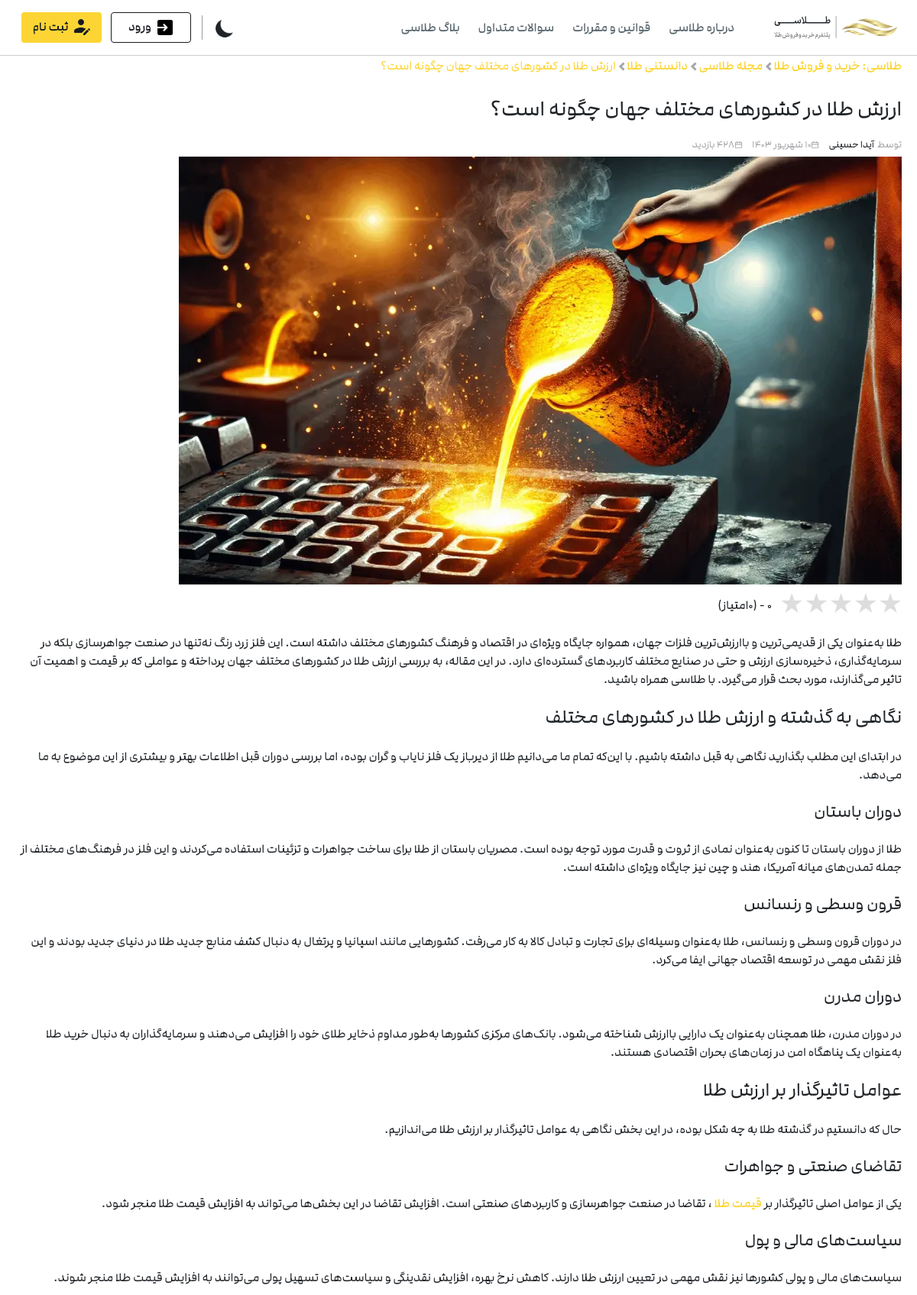
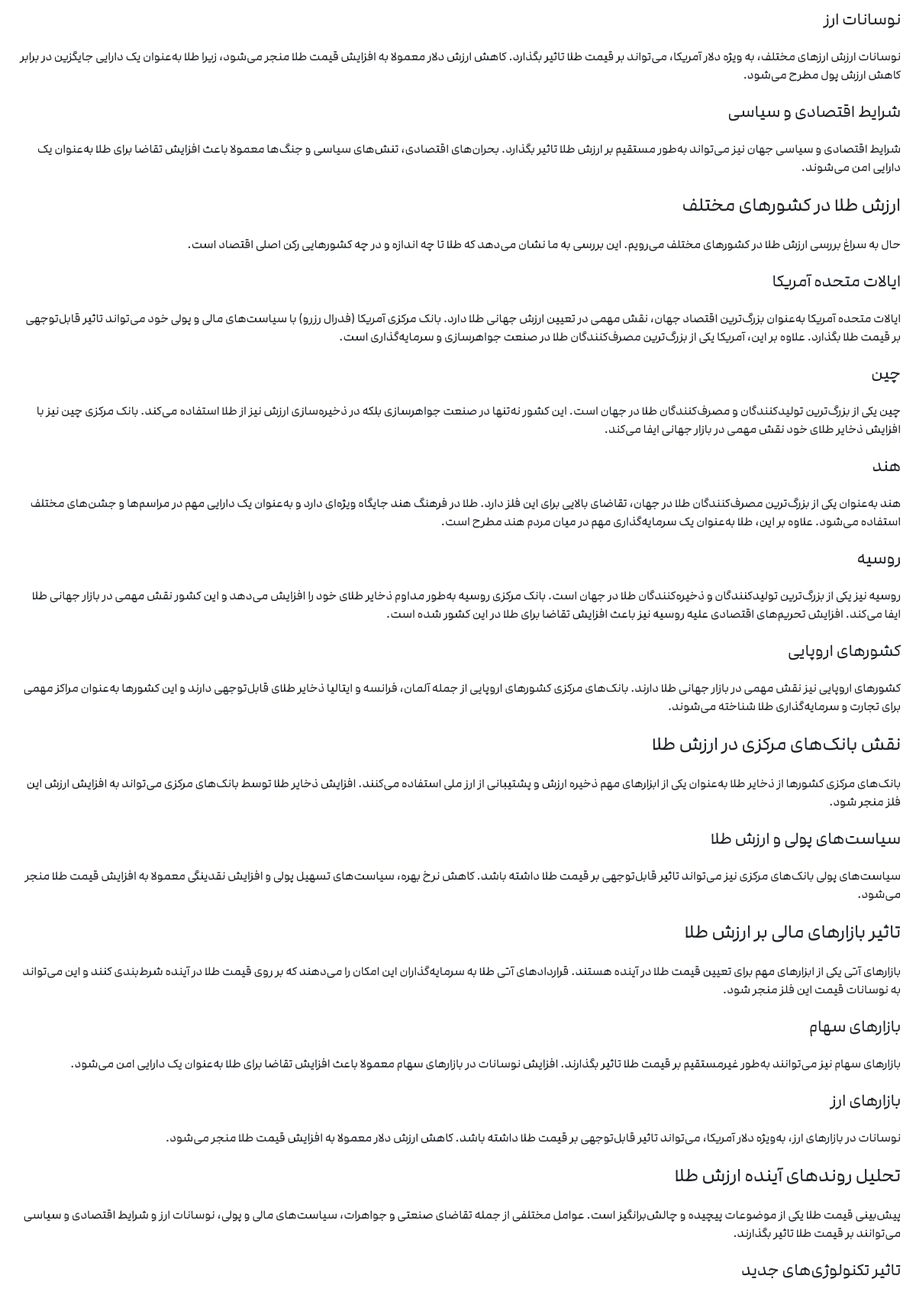
The page /blog/441e8393-82c6-4eec-bae2-f337d6da606a/ (upper part) on the database its author committed (2 pictures, top to bottom).
### blog/models.py (models this page shows, shortened)
class Blog(models.Model):
    title = models.CharField(max_length=200)
    author = models.ForeignKey("Blog_author",on_delete=models.CASCADE)
    text = MarkdownxField(null=True, blank=True)
    created = models.DateTimeField(auto_now_add=True)
    blogid = models.UUIDField(default=uuid.uuid4,primary_key=True,
                              unique=True,editable=False)
    blog_image = models.ImageField()
    day = models.PositiveSmallIntegerField(
        validators=[MinValueValidator(1), MaxValueValidator(30)]
    )
    month = models.CharField(choices=MONTHS, max_length=50)
    year = models.IntegerField()
    view_count = models.PositiveIntegerField(default=0)
    subject  = models.CharField(choices=PHRASES, max_length=50,default="دانستنی طلا")

class Blog_author(models.Model):
    name = models.CharField(max_length=200)
    authorid = models.UUIDField(default=uuid.uuid4,primary_key=True,
                              unique=True,editable=False)
    discription = models.TextField(null=True,blank=True)
    author_img = models.ImageField()

### blog/views.py (the view, shortened to what this page needs)
# urls.py: path("blog/<str:pk>/",views.blog,name="blog"),
def blog(request,pk):
    blog = Blog.objects.get(blogid = pk)
    blog.view_count += 1
    blog.save()
    blog.text = markdown.markdown(blog.text)
    reviews = blog.reviews.all()
    howmany = blog.reviews.count()
    form = Review()
    if request.method == 'POST':
        form = Review(request.POST)
        if form.is_valid():
            review_ = form.save(commit=False)
            review_.blog = blog
            review_.save()
    ratings = Blog_rating.objects.filter(blog=blog)
    ratings_count = ratings.count()
    if ratings_count != 0 :
        x = 0
        for i in ratings:
            x += i.rating
        rating_av = (x / ratings_count) * 20
        rating_av = f"{rating_av:.2f}"
        rating_av2 = (x / ratings_count)
        rating_av2 = f"{rating_av2:.2f}"
    else:
        rating_av = 0
        rating_av2 = 0
    return render(request,"blog.html",{"context":blog,"reviews" : reviews,"form": form,"many":howmany,"rating": rating_av,"rating2":rating_av2,"count_rating":ratings_count})

### templates/blog.html (shortened to what this page needs)
{% extends "base_blog.html" %}
{% block content %}
{% load static %}
    <div class="wp-page-container">
      <div class="wp-page-content">
        <div class="blog_pagebody">
          <article class="blog-mainData">
            <div class="blog_elementView__8j4LW">
              <ul class="blog_breadCrumb__mieF5">
                <li><a href="/">طلاسی: خرید و فروش طلا</a></li>
                <img
                  alt="فلش چپ"
                  loading="lazy"
                  width="9"
                  height="12"
                  decoding="async"
                  data-nimg="1"
                  src="{% static "img/arrowLeft.svg" %}"
                  style="color: transparent"
                />
                <li><a href="{% url "blogs" %}">مجله طلاسی</a></li>
                <img
                  alt="فلش چپ"
                  loading="lazy"
                  width="9"
                  height="12"
                  decoding="async"
                  data-nimg="1"
                  src="{% static "img/arrowLeft.svg" %}"
                  style="color: transparent"
                />
                <li><a href="/mag/facts">{{context.subject}}</a></li>
                <img
                  alt="فلش چپ"
                  loading="lazy"
                  width="9"
                  height="12"
                  decoding="async"
                  data-nimg="1"
                  src="{% static "img/arrowLeft.svg" %}"
                  style="color: transparent"
                />
                <li><span>{{context.title}}</span></li>
              </ul>
              <div class="blog_elementViewItem__dyPtL">
                <div class="blog_itemContent__ODNOA">
                  <div class="blog_textContainer__w1ztU">
                    <h1>{{context.title}}</h1>
                  </div>
                </div>
              </div>
              <div class="blog_moreData__QUjo5">
                <ul class="moreItem_moreData__LR8RV">
                  <div class="moreItem_moreDataContent__dF8j_">
                    <a class="moreItem_moreDataItem__pSgI3" href="/mag/@ida"
                      ><span>توسط</span
                      ><span class="moreItem_author__3kfgN">{{context.author.name}}</span></a
                    >
                  </div>
                  <div class="moreItem_moreDataContent__dF8j_">
                    <li class="moreItem_moreDataItem__pSgI3">
                      <img
                        alt="تاریخ انتشار مقاله"
                        loading="lazy"
                        width="11"
                        height="11"
                        decoding="async"
                        data-nimg="1"
                        src="{% static "img/calender.svg" %}"
                        style="color: transparent"
                      /><span>{{context.day}} {{context.month}} {{context.year}}</span>
                    </li>
                  </div>
                  <div class="moreItem_moreDataContent__dF8j_">
                    <li class="moreItem_moreDataItem__pSgI3">
                      <img
                        alt="تاریخ انتشار مقاله"
                        loading="lazy"
                        width="11"
                        height="11"
                        decoding="async"
                        data-nimg="1"
                        src="{% static "img/calender.svg" %}"
                        style="color: transparent"
                      /><span>{{context.view_count}} بازدید</span>
                    </li>
                  </div>
                </ul>
              </div>
              <div class="blog_elementViewItem__dyPtL">
                <div class="blog_itemContent__ODNOA">
                  <div class="blog_imgContainer__BiBFG">
                    <img
                      alt="{{context.title}}"
                      loading="lazy"
                      width="946"
                      height="560"
                      decoding="async"
                      data-nimg="1"
                      class="blog_mainImg__fhLaU"
                      src="{{context.blog_image.url}}"
                      style="color: transparent"
                    />
                  </div>
                </div>
              </div>
              <div class="blog_rating__dvMme">
                <div class="container-star">
                  <div class="rate">
                    <label for="star5" title="text">5 stars</label>
                    <label for="star4" title="text">4 stars</label>
                    <label for="star3" title="text">3 stars</label>
                    <label for="star2" title="text">2 stars</label>
                    <label for="star1" title="text">1 star</label>
                  </div>
                  <div class="star-rating"></div>
                </div>
                <div class="blog_texts__xwi2r">
                  <span>{{rating2}} - ({{count_rating}}امتیاز)</span>
                </div>
              </div>
              <div class="blog_elementViewItem__dyPtL">
                <div class="blog_itemContent__ODNOA">
                  <div class="blog_textContainer__w1ztU">
                    {{ context.text|safe }}
                  </div>
                </div>
              </div>
            </div>
          </article>
        </div>
      </div>
    </div>
{% endblock content %}

### templates/base_blog.html (shortened to what this page needs)
{% load static %}
<!DOCTYPE html>
<html lang="en">
  <head>
    <link rel="stylesheet" href="{% static 'css/bootstrap.css' %}" />
    <link rel="stylesheet" href="{% static 'css/home.css' %}" />
  </head>
  <body>
    {% include "nav_blog.html" %} {% block content %} {% endblock content %}
  </body>
</html>

### templates/nav_blog.html (shortened to what this page needs)
{% load static %}
<nav class="nav">
  <div class="nav-bar">
    <div class="nav-right">
      <a href="{% url "home" %}">
        <img src="{% static "img/logo.svg" %}" alt="logo talasea" class="logo"
        />
      </a>
      <div class="nav-navitem">
        <a href="about-us.html" class="nav-item">
          <span>درباره طلاسی</span>
        </a>
        <a href="rules.html" class="nav-item">
          <span>قوانین و مقررات</span>
        </a>
        <a href="question.html" class="nav-item">
          <span>سوالات متداول</span>
        </a>
        <a href="" class="nav-item">
          <span>بلاگ طلاسی</span>
        </a>
      </div>
    </div>
    <div class="nav-left">
      <img src="{% static "img/Screenshot 2024-08-19 110423.png" %}" alt=""
      class="darkmode" />
      <a href="{% url "login" %}" class="login">
        <button class="btn btn-nav">
          <img src="{% static "img/login.svg" %}" alt="" class="img-login" />
          <span class="login-span">ورود</span>
        </button>
      </a>
      <a href="{% url "login" %}">
        <button class="btn btn-nav btn-nav-reg">
          <img src="{% static "img/signUp.svg" %}" alt="" class="img-login" />
          <span class="login-span">ثبت نام</span>
        </button>
      </a>
    </div>
  </div>
</nav>

### templates/footer.html (shortened to what this page needs)
{% load static %}
{% load static %}

### static/css/home.css (style rules this page uses)
* { font-family: modam2; margin: 0; padding: 0; direction: rtl; }
a { text-decoration: none; font-family: modam; }
ul { list-style: none; margin-bottom: 0; }
.nav { width: 100%; height: 74px; position: fixed; top: -1px; z-index: 20; background-color: #ffff; border-bottom: 1px solid #c9cccd; }
.nav-bar { width: 100%; height: 100%; display: flex; align-items: center; justify-content: space-between; position: relative; }
.nav-right { display: flex; padding-right: 16px; }
.logo { width: 180px; height: 30px; }
.nav-navitem { display: flex; align-items: center; padding-right: 31px; }
.nav-item { display: flex; align-items: center; justify-content: center; padding: 0 12px; cursor: pointer; }
.nav-item span { color: #5c6971; font-size: 1rem; font-weight: 500; font-family: modam; }
.nav-left { display: flex; align-items: center; padding-left: 16px; }
.darkmode { width: 28px; }
.btn-nav { display: flex; align-items: center; margin-left: 12px; cursor: pointer; color: #181a20; font-size: 0.9rem; font-weight: 400; background-color: #ffff; border: 1px solid #181a20; border-radius: 4px; width: 105px; height: 40px; display: flex; align-items: center; justify-content: center; }
.btn-nav-reg { border: none; background-color: #fcd535; }
.img-login { color: transparent; }
.login-span { font-weight: 500; font-size: 1rem; padding-right: 8px; padding-bottom: 2px; font-family: modam; }
.wp-page-container { padding-top: 74px; width: 100%; max-width: 2000px; margin: 0 auto; }
.wp-page-content { margin: 0 auto; max-width: 1340px; padding: 0 20px; }
.moreItem_moreDataContent__dF8j_, .moreItem_moreData__LR8RV { display: flex; align-items: center; }
.moreItem_moreData__LR8RV { margin-top: 5px; flex-wrap: wrap; }
.moreItem_moreDataItem__pSgI3 { display: flex; align-items: center; margin-left: 12px; margin-bottom: 6px; }
.moreItem_moreDataItem__pSgI3 span { color: #a5a6aa; font-size: 0.8rem; font-weight: 500; width: max-content; }
.star-rating { display: inline-block; font-size: 0; position: absolute; width: 150px; height: 30px; right: 10px; }
.star-rating::after { content: "★★★★★"; font-size: 36px; color: #ddd; position: absolute; top: 0; left: 0; z-index: 0; }
.star-rating::before { content: "★★★★★"; font-size: 36px; color: #ffd700; position: absolute; top: 0; right: 0; z-index: 1; width: 50%; overflow: hidden; }
* { margin: 0; padding: 0; }
.rate { float: left; position: absolute; right: 10px; z-index: 5; }
.rate:not(:checked) > label { float: left; width: 30px; overflow: hidden; white-space: nowrap; cursor: pointer; font-size: 36px; color: transparent; }
.rate:not(:checked) > label:before { content: "★ "; }
.container-star { height: 50px; position: relative; }
.blog_texts__xwi2r { margin-right: 170px; margin-top: -35px; }
.blog_textContainer__w1ztU { width: 100%; display: flex; flex-direction: column; margin-top: 25px; }
.blog_textContainer__w1ztU p { display: block; width: 100%; margin-bottom: 20px; }
.blog_textContainer__w1ztU h2 { font-size: 1.55rem; line-height: 37px; margin-bottom: 20px; }
.blog_textContainer__w1ztU h3 { font-size: 1.38rem; line-height: 33px; margin-bottom: 20px; }
.blog_textContainer__w1ztU a { color: #fcd535; }
.blog_breadCrumb__mieF5 li { display: inline-block; }
.blog_breadCrumb__mieF5 li a { color:#fcd535; }
.blog_breadCrumb__mieF5 li span { color: #fcd535; }
.moreItem_author__3kfgN { color: #1f2328 !important; margin-right: 4px; transition: all .4s; }
.blog_textContainer__w1ztU h1 { font-size: 1.75rem; line-height: 40px; margin-bottom: 12px; }

### rows shown on the page
Blog: subject "دانستنی طلا", title "ارزش طلا در کشورهای مختلف جهان چگونه است؟", author.name "آیدا حسینی", month "شهریور", year "1403", blog_image (picture), text "طلا به‌عنوان یکی از قدیمی‌ترین و باارزش‌ترین فلزات جهان، همواره جایگاه ویژه‌ای در اقتصاد و فرهنگ کشورهای مختلف داشته است. این فلز زرد رنگ نه‌تنها در صنعت جواهرسازی بلکه در سرمایه‌گذاری، ذخیره‌سازی ارزش و حتی در صنایع مختلف کاربردهای گسترده‌ای دارد. در این مقاله، به بررسی ارزش طلا در کشورهای مختلف جهان پرداخته و عواملی که بر قیمت و اهمیت آن تاثیر می‌گذارند، مورد بحث قرار می‌گیرد. با طلاسی همراه باشید. نگاهی به گذشته و ارزش طلا در کشورهای مختلف در ابتدای این مطلب بگذارید نگاهی به قبل داشته باشیم. با این‌که تمام ما می‌دانیم طلا از دیرباز یک فلز نایاب و گران بوده، اما بررسی دوران قبل اطلاعات بهتر و بیشتری از این موضوع به ما می‌دهد. دوران باستان طلا از دوران باستان تا کنون به‌عنوان نمادی از ثروت…"

### other values the page prints
{{ count_rating }} "0"
